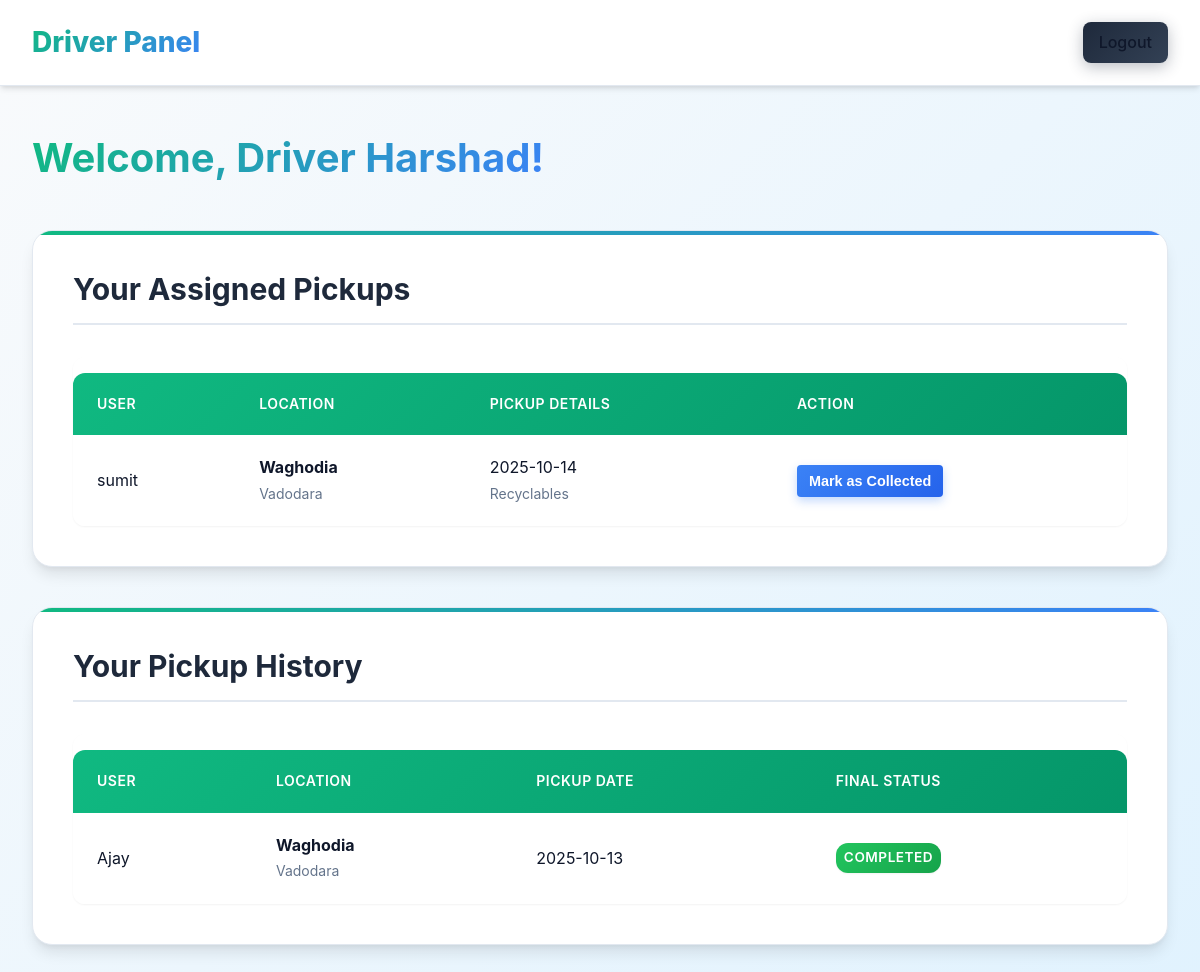
Page /driver_dashboard.php (signed in) on the committed database.
### tables this page shows
CREATE TABLE `pickups` (
  `id` int(11) NOT NULL,
  `user_id` int(11) NOT NULL,
  `driver_id` int(11) DEFAULT NULL,
  `area` varchar(255) NOT NULL,
  `city` varchar(255) NOT NULL,
  `pickup_date` date NOT NULL,
  `time_slot` varchar(50) NOT NULL,
  `waste_type` varchar(100) NOT NULL,
  `status` varchar(50) NOT NULL DEFAULT 'Scheduled',
  `requested_at` timestamp NOT NULL DEFAULT current_timestamp(),
  `updated_at` timestamp NOT NULL DEFAULT current_timestamp() ON UPDATE current_timestamp()
);

CREATE TABLE `users` (
  `id` int(11) NOT NULL,
  `name` varchar(100) NOT NULL,
  `email` varchar(100) NOT NULL,
  `password` varchar(255) NOT NULL,
  `is_admin` tinyint(1) NOT NULL DEFAULT 0,
  `created_at` timestamp NOT NULL DEFAULT current_timestamp()
);

### driver_dashboard.php (the view, shortened to what this page needs)
<?php
require 'db.php';
$driver_id = $_SESSION['driver_id'];
$assigned_sql = "SELECT p.*, u.name as user_name
                FROM pickups p
                JOIN users u ON p.user_id = u.id
                WHERE p.driver_id = ? AND p.status = 'Assigned'
                ORDER BY p.pickup_date ASC";
$stmt_assigned = $conn->prepare($assigned_sql);
$stmt_assigned->bind_param("i", $driver_id);
$stmt_assigned->execute();
$assigned_result = $stmt_assigned->get_result();
$history_sql = "SELECT p.*, u.name as user_name
                FROM pickups p
                JOIN users u ON p.user_id = u.id
                WHERE p.driver_id = ? AND p.status IN ('Completed', 'Cancelled')
                ORDER BY p.updated_at DESC";
$stmt_history = $conn->prepare($history_sql);
$stmt_history->bind_param("i", $driver_id);
$stmt_history->execute();
$history_result = $stmt_history->get_result();
?>
<!DOCTYPE html>
<html lang="en">
<head>
    <link rel="stylesheet" href="style.css">
    <link rel="stylesheet" href="dashboard-style.css">
    <link rel="stylesheet" href="admin-style.css">
</head>
<body>
    <header>
        <nav>
            <div class="container">
                <a href="#" class="logo">Driver Panel</a>
                <ul class="nav-links">
                    <li><a href="logout.php" class="btn btn-secondary">Logout</a></li>
                </ul>
            </div>
        </nav>
    </header>
    <main class="dashboard-main">
        <div class="container">
            <div class="dashboard-header">
                <h1>Welcome, Driver <?= htmlspecialchars($_SESSION['driver_name']) ?>!</h1>
            </div>
            <section class="dashboard-section">
                <h2>Your Assigned Pickups</h2>
                <div class="table-container">
                    <table>
                        <thead>
                            <tr>
                                <th>User</th>
                                <th>Location</th>
                                <th>Pickup Details</th>
                                <th>Action</th>
                            </tr>
                        </thead>
                        <tbody>
                            <?php if ($assigned_result->num_rows > 0): while($row = $assigned_result->fetch_assoc()): ?>
                            <tr>
                                <td data-label="User"><?= htmlspecialchars($row['user_name']) ?></td>
                                <td data-label="Location"><strong><?= htmlspecialchars($row['area']) ?></strong><br><small><?= htmlspecialchars($row['city']) ?></small></td>
                                <td data-label="Pickup Details"><?= htmlspecialchars($row['pickup_date']) ?><br><small><?= htmlspecialchars($row['waste_type']) ?></small></td>
                                <td data-label="Action">
                                    <form method="POST" action="driver_dashboard.php" onsubmit="return confirm('Confirm collection?');">
                                        <button type="submit" name="collect_pickup" class="btn-collect">Mark as Collected</button>
                                    </form>
                                </td>
                            </tr>
                            <?php endwhile; else: ?>
                                <tr><td colspan="4">No new pickups assigned to you.</td></tr>
                            <?php endif; ?>
                        </tbody>
                    </table>
                </div>
            </section>
            <section class="dashboard-section">
                <h2>Your Pickup History</h2>
                <div class="table-container">
                    <table>
                        <thead>
                            <tr>
                                <th>User</th>
                                <th>Location</th>
                                <th>Pickup Date</th>
                                <th>Final Status</th>
                            </tr>
                        </thead>
                        <tbody>
                            <?php if ($history_result->num_rows > 0): while($row = $history_result->fetch_assoc()): ?>
                            <tr>
                                <td data-label="User"><?= htmlspecialchars($row['user_name']) ?></td>
                                <td data-label="Location"><strong><?= htmlspecialchars($row['area']) ?></strong><br><small><?= htmlspecialchars($row['city']) ?></small></td>
                                <td data-label="Pickup Date"><?= htmlspecialchars($row['pickup_date']) ?></td>
                                <td data-label="Final Status">
                                    <span class="status-badge status-<?= strtolower($row['status']) ?>">
                                        <?= htmlspecialchars($row['status']) ?>
                                    </span>
                                </td>
                            </tr>
                            <?php endwhile; else: ?>
                                <tr><td colspan="4">No pickup history found.</td></tr>
                            <?php endif; ?>
                        </tbody>
                    </table>
                </div>
            </section>
        </div>
    </main>
</body>
</html>

### style.css (style rules this page uses)
:root { --primary-color: #10b981; --primary-dark: #059669; --primary-light: #d1fae5; --secondary-color: #1e293b; --secondary-light: #334155; --accent-color: #3b82f6; --accent-light: #93c5fd; --background-color: #f8fafc; --surface-color: #ffffff; --text-primary: #0f172a; --text-secondary: #64748b; --border-color: #e2e8f0; --success-color: #22c55e; --warning-color: #f59e0b; --danger-color: #ef4444; --shadow-sm: 0 1px 2px 0 rgba(0, 0, 0, 0.05); --shadow-md: 0 4px 6px -1px rgba(0, 0, 0, 0.1), 0 2px 4px -1px rgba(0, 0, 0, 0.06); --shadow-lg: 0 10px 15px -3px rgba(0, 0, 0, 0.1), 0 4px 6px -2px rgba(0, 0, 0, 0.05); --shadow-xl: 0 20px 25px -5px rgba(0, 0, 0, 0.1), 0 10px 10px -5px rgba(0, 0, 0, 0.04); --transition-fast: 0.15s ease; --transition-base: 0.3s ease; --transition-slow: 0.5s ease; }
* { margin: 0; padding: 0; box-sizing: border-box; scroll-behavior: smooth; }
body { font-family: 'Poppins', -apple-system, BlinkMacSystemFont, 'Segoe UI', sans-serif; line-height: 1.6; color: var(--text-primary); background-color: var(--background-color); overflow-x: hidden; }
.container { max-width: 1200px; margin: 0 auto; padding: 0 2rem; }
h1, h2, h3 { line-height: 1.2; margin-bottom: 1rem; color: var(--text-primary); font-weight: 700; }
h1 { font-size: 3.5rem; background: linear-gradient(135deg, var(--primary-color) 0%, var(--accent-color) 100%); -webkit-background-clip: text; -webkit-text-fill-color: transparent; background-clip: text; }
h2 { font-size: 2.75rem; text-align: center; position: relative; padding-bottom: 1rem; }
h2::after { content: ''; position: absolute; bottom: 0; left: 50%; transform: translateX(-50%); width: 80px; height: 4px; background: linear-gradient(90deg, var(--primary-color), var(--accent-color)); border-radius: 2px; }
section { padding: 5rem 0; position: relative; }
header { background: rgba(255, 255, 255, 0.95); backdrop-filter: blur(10px); box-shadow: var(--shadow-md); position: sticky; top: 0; z-index: 100; border-bottom: 1px solid var(--border-color); animation: slideDown 0.5s ease; }
nav .container { display: flex; justify-content: space-between; align-items: center; padding: 1.25rem 2rem; }
.logo { font-size: 1.75rem; font-weight: 800; background: linear-gradient(135deg, var(--primary-color) 0%, var(--accent-color) 100%); -webkit-background-clip: text; -webkit-text-fill-color: transparent; background-clip: text; text-decoration: none; transition: transform var(--transition-base); display: inline-flex; align-items: center; gap: 0.5rem; }
.nav-links { list-style: none; display: flex; align-items: center; gap: 1rem; }
.nav-links li { position: relative; }
.nav-links a { text-decoration: none; color: var(--text-primary); font-weight: 500; padding: 0.5rem 1rem; border-radius: 8px; transition: all var(--transition-base); position: relative; }
.btn { display: inline-flex; align-items: center; justify-content: center; gap: 0.5rem; padding: 0.875rem 2rem; border-radius: 12px; text-decoration: none; font-weight: 600; font-size: 1rem; transition: all var(--transition-base); cursor: pointer; border: none; position: relative; overflow: hidden; }
.btn::before { content: ''; position: absolute; top: 50%; left: 50%; width: 0; height: 0; border-radius: 50%; background: rgba(255, 255, 255, 0.3); transform: translate(-50%, -50%); transition: width 0.6s, height 0.6s; }
.btn-secondary { background: linear-gradient(135deg, var(--secondary-color) 0%, var(--secondary-light) 100%); color: white; box-shadow: 0 4px 15px rgba(30, 41, 59, 0.3); }

### admin-style.css (style rules this page uses)
.status-badge { padding: 4px 8px; border-radius: 12px; color: white; font-size: 0.85rem; font-weight: 600; }
.status-completed { background-color: #27ae60; }
.btn-collect { padding: 8px 12px; border: none; background-color: #3498db; color: white; border-radius: 4px; cursor: pointer; font-size: 0.9rem; }

### rows in the picture
pickups: user.name "sumit", area "Waghodia", city "Vadodara", pickup_date "2025-10-14", waste_type "Recyclables"
pickups: user.name "Ajay", area "Waghodia", city "Vadodara", pickup_date "2025-10-13", status "COMPLETED"

### other values in the picture
$_SESSION['driver_name'] "Harshad"
